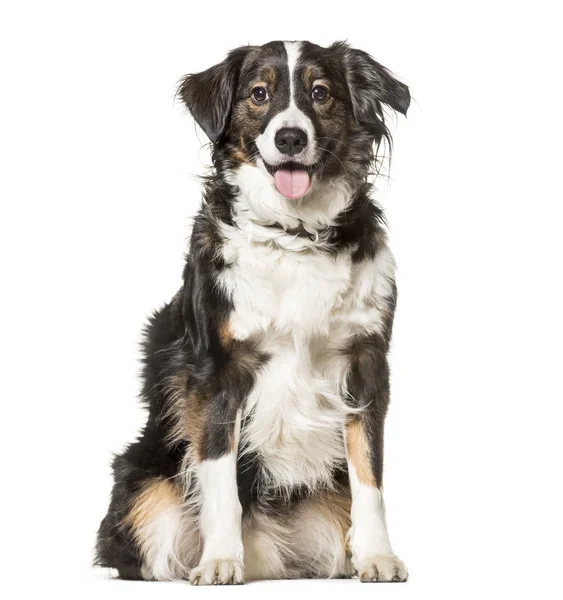
#> input picture dog_test_image.jpg, 563 x 600 px
$ python main.py
#> lines starting #> are read from the running program, lines starting #| are printed output that depends on the picture
import os
import numpy as np
import matplotlib.pyplot as plt
from scipy.spatial import Delaunay, Voronoi, voronoi_plot_2d
import matplotlib.animation as animation
from PIL import Image
import pathlib

# changes the working directory to the correct folder
# the 'r' converts the string to a raw string
os.chdir(r'C:\Users\jonas\Python Projects in VSCode')


#width = 200
#height = 200
resolution = 10000


t = np.linspace(0,3,40)

# the random.seed() method ensures reproducibility of one particular example

np.random.seed(40)


image = Image.open(pathlib.Path('dog_test_image.jpg'))
#> image is the input picture: PIL image 563x600 RGB; mean R, G, B 215.4, 212.1, 208.3

def image_setup(image, resolution):
    # uses an image to choose the points that will later be used in the Voronoi diagram
    # the naive way here is to go by pixel brightness
#> called with resolution = 10000
    width, height = image.size
#> width = 563; height = 600
    points = []
    for i in range(0, resolution):
        x = np.random.randint(1, width)
        y = np.random.randint(1, height)
        pixel = image.getpixel((x,y))
        R, G, B = pixel
        brightness = ((0.2126*R) + (0.7152*G) + (0.0722*B))/255
        if brightness < 0.5:
            points.append([x,y])
#> this loop made 10000 passes
#> (R, G, B, brightness) on passes 1 to 3: (228, 220, 209, 0.866), (255, 255, 255, 1), (255, 255, 255, 1)
#> after the loop, points = 1746 pairs, first value 102 to 409, second value 42 to 581
    # we add distant points that are outside of the canvas
    points.append([-width*3, -height*3])
    points.append([-width*3, height*4])
    points.append([width*4, -height*3])
    points.append([width*4, height*4])
    return np.asarray(points)

def rand_setup(width, height, resolution):
    # randomizes points with integer values on a (width x height) bounding box
    points = []
    for i in range(0, resolution):
        points.append([np.random.randint(1, width), np.random.randint(1, height)])
    # we add distant points that are outside of the canvas
    points.append([-width*3, -height*3])
    points.append([-width*3, height*4])
    points.append([width*4, -height*3])
    points.append([width*4, height*4])
    return np.asarray(points)

def centroid(vertices):
    # calculates the centroid coordinates (C_x, C_y) of a 2-D polygon from its vertices
    # first, we initialize the area and coordinates
    area = 0
    C_x = 0
    C_y = 0
    for i in range(0, len(vertices)-1):
        # produces the nested sum required for the total expression
        cross = vertices[i, 0] * vertices[i+1, 1] - vertices[i, 1] * vertices[i+1, 0]
        area = area + cross
        C_x = C_x + (vertices[i, 0] + vertices[i+1, 0]) * cross
        C_y = C_y + (vertices[i, 1] + vertices[i+1, 1]) * cross
    area = 0.5 * area
    C_x = (1.0 /(6.0 * area) ) * C_x
    C_y = (1.0 /(6.0 * area) ) * C_y
    return np.array([C_x, C_y])

def voronoiScheme(points):
    # compute the Voronoi tesselation
    vor = Voronoi(points[:])

    # compute the applicable regions associated with the above Voronoi diagram
    # indices -1 in the region need to be discarded as they are outside the bounding box
    # additionally, we need to keep track of which points are being removed from the regions we do not discard

    regions = []
    points_to_filter = []
    points_to_residue = []
    for i, region in enumerate(vor.regions):
        if not region:
            continue
        if -1 in region:
            points_to_residue.append(vor.points[vor.point_region == i][0,:])

        if -1 not in region:
            regions.append(region)
            points_to_filter.append(vor.points[vor.point_region == i][0,:])

    filtered_points = np.array(points_to_filter)
    residual_points = np.array(points_to_residue)
    vor.filtered_regions = regions

    # compute the centroids
    centroids = []
    for i, region in enumerate(vor.filtered_regions):
        vertices = vor.vertices[region + [region[0]], :]
        region_centroid = centroid(vertices)
        centroids.append(region_centroid)
    centroids = np.asarray(centroids)
    return vor, filtered_points, residual_points, centroids

def lerp_points(residual_points, filtered_points, centroids, t):
    # lerp the filtered initial points towards the centroids
    # we make our own function for this as numpy and scipy decided not to cooperate
    new_points = []
    for filtered_point, centroid in zip(filtered_points, centroids):
        interp = np.multiply((1-t), filtered_point) + np.multiply(t, centroid)
        new_points.append(interp)
    for point in residual_points:
        new_points.append(point)
    return np.asarray(new_points)


#points = rand_setup(width, height, resolution)
points = image_setup(image, resolution)
#> points = 1750 pairs, first value -1689 to 2252, second value -1800 to 2400


# for each frame, update the data stored on each artist
# need to update the points using the lerp_points function and use these points to recalculate the Voronoi diagram

#fig, ax = plt.subplots()

"""
def update(points):
    ax.set_xlim([0, width])
    ax.set_ylim([0, height])
    vor, filtered_points, residual_points, centroids = voronoiScheme(points)
    new_points = lerp_points(residual_points, filtered_points, centroids, 0.1)
    ax.plot(points[:,0], points[:,1], 'o', color = 'black', markersize = 1)
    ax.plot(new_points[:,0], new_points[:,1], 'o', color = 'red', markersize = 2)
    points = new_points
"""

"""
ims = []
for i in range(10):
    vor, filtered_points, residual_points, centroids = voronoiScheme(points)
    new_points = lerp_points(residual_points, filtered_points, centroids, 0.1)
    im = voronoi_plot_2d(vor, point_size = 1, show_vertices = False)
    ax.plot(points[:,0], points[:,1], 'o', color = 'black', markersize = 1)
    ax.plot(new_points[:,0], new_points[:,1], 'o', color = 'red', markersize = 2)
    points = new_points
    ims.append([im])
"""

for i in range(0,30):
    vor, filtered_points, residual_points, centroids = voronoiScheme(points)
    new_points = lerp_points(residual_points, filtered_points, centroids, 0.1)
    points = new_points
#> this loop made 30 passes
#> residual_points on passes 1 to 11: [[-1689, -1800], [2252, 2400], [2252, -1800], [-1689, 2400]], [[-1689, -1800], [-1689, 2400], [2252, -1800], [2252, 2400]], [[-1689, -1800], [2252, -1800], [2252, 2400], [-1689, 2400]], [[2252, -1800], [2252, 2400], [-1689, 2400], [-1689, -1800]], [[2252, 2400], [2252, -1800], [-1689, -1800], [-1689, 2400]], [[-1689, -1800], [2252, -1800], [2252, 2400], [-1689, 2400]], [[2252, -1800], [2252, 2400], [-1689, -1800], [-1689, 2400]], [[2252, -1800], [2252, 2400], [-1689, -1800], [-1689, 2400]], [[2252, -1800], [2252, 2400], [-1689, -1800], [-1689, 2400]], [[2252, -1800], [2252, 2400], [-1689, -1800], [-1689, 2400]], [[2252, -1800], [-1689, -1800], [2252, 2400], [-1689, 2400]]


vor, filtered_points, residual_points, centroids = voronoiScheme(points)
new_points = lerp_points(residual_points, filtered_points, centroids, 0.1)
fig = voronoi_plot_2d(vor, point_size = 1, show_vertices = False)
plt.plot(points[:,0], points[:,1], 'o', color = 'black', markersize = 1)
plt.plot(new_points[:,0], new_points[:,1], 'o', color = 'red', markersize = 2)
#tri = Delaunay(points[:,0])
#plt.triplot(points[:,0,0], points[:,0,1], tri.simplices)
#plt.plot(centroids[:,0], centroids[:,1], 'x', color = 'green', markersize = 2)
plt.xlim(0, image.size[0])
print(image.size[0])
#| 563
plt.ylim(0, image.size[1])
plt.xticks([])
plt.yticks([])
plt.show()
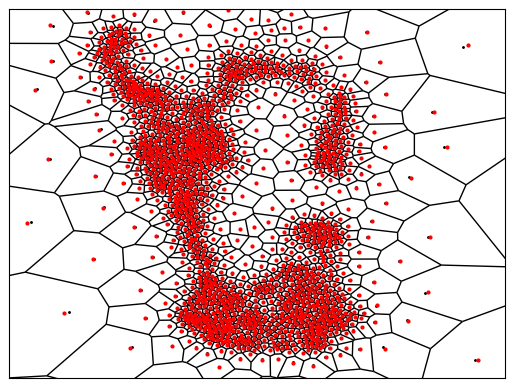
#> figure drawn by matplotlib, 1 panel
points = new_points


# the animation part of the code:
